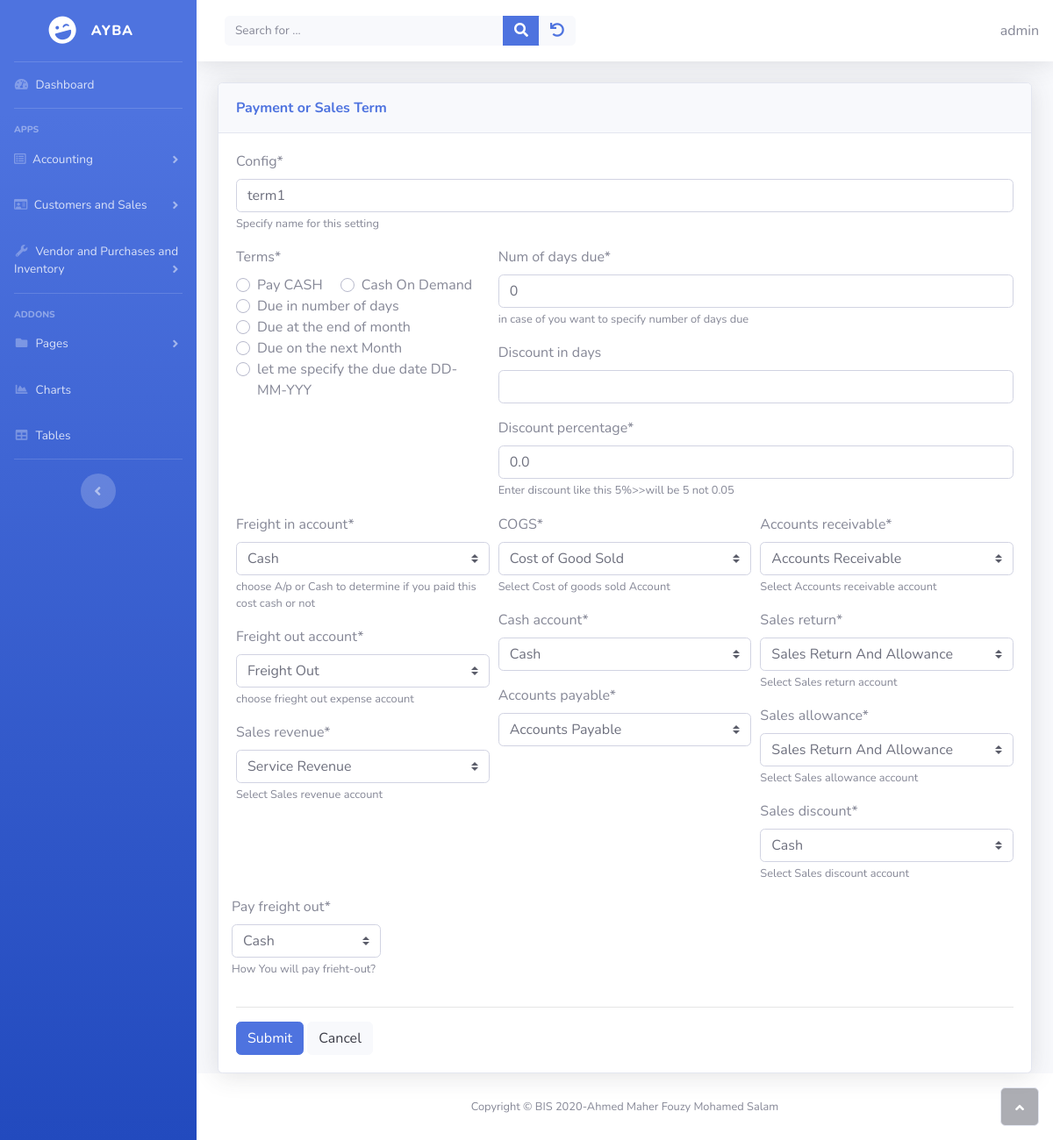
Page /inventory/update_term/1 (signed in) on the committed database.
### inventory/models.py (models this page shows, shortened)
class PaymentSalesTerm(models.Model):
    class Term(models.IntegerChoices):
        CASH = 0 , _("Pay CASH")
        ON_DEMAND = 1 , _("Cash On Demand")
        DAYS = 2, _("Due in number of days")
        END_OF_MONTH = 3,_("Due at the end of month")
        NEXT_MONTH = 4,_("Due on the next Month")
        OTHER = 5, _("let me specify the due date DD-MM-YYY")
    class PAY_METHOD(models.IntegerChoices):
        CASH = 1
        ACCOUNTS_PAYABLE = 2
    owner = models.ForeignKey(get_user_model(), on_delete=models.CASCADE)
    config = models.CharField(
        max_length=100,
        help_text="Specify name for this setting"
        )
    terms = models.IntegerField(choices=Term.choices , default=Term.CASH , blank=False)
    num_of_days_due = models.PositiveSmallIntegerField(
        help_text="in case of you want to specify number of days due",
        default= 0
    )
    discount_in_days = models.PositiveSmallIntegerField(
        validators=[MaxValueValidator(32)] ,
        null = True,
        blank = True,
        default = 0
    )
    discount_percentage = models.FloatField(
        help_text="Enter discount like this 5%>>will be  5 not 0.05",
        default = 0
    )
    cash_account =  models.ForeignKey('sole_proprietorship.Accounts',on_delete=models.CASCADE , related_name='payment_sales_term_cash_account')
    accounts_payable =models.ForeignKey('sole_proprietorship.Accounts',on_delete=models.CASCADE , related_name='payment_sales_term_accounts_payable_account')
    freight_in_account = models.ForeignKey('sole_proprietorship.Accounts',
                                    on_delete=models.CASCADE,
                                    related_name='freight_in_account',
                                    help_text='choose A/p or Cash to determine if you paid this cost cash or not')
    freight_out_account = models.ForeignKey('sole_proprietorship.Accounts',
        on_delete= models.CASCADE,
        help_text = 'choose frieght out expense account',
        related_name = 'freight_out_account'
    )
    pay_freight_out = models.IntegerField(choices=PAY_METHOD.choices,
        help_text = 'How You will pay frieht-out?',
    )
    COGS =  models.ForeignKey('sole_proprietorship.Accounts',
    on_delete=models.CASCADE,
    help_text='Select Cost of goods sold Account',
    related_name = 'COGS'
    )
    sales_revenue = models.ForeignKey('sole_proprietorship.Accounts',
        on_delete=models.CASCADE,
        help_text='Select Sales revenue account',
        related_name = 'sales_revenue'
    )
    accounts_receivable = models.ForeignKey('sole_proprietorship.Accounts',
        on_delete=models.CASCADE,
        help_text='Select Accounts receivable account',
        related_name = 'accounts_receivable'
    )
    sales_return = models.ForeignKey('sole_proprietorship.Accounts',
        on_delete=models.CASCADE,
        help_text='Select Sales return account',
        related_name = 'sales_return'
    )
    sales_allowance = models.ForeignKey('sole_proprietorship.Accounts',
        on_delete=models.CASCADE,
        help_text='Select Sales allowance account',
        related_name = 'sales_allowance'
    )
    sales_discount = models.ForeignKey('sole_proprietorship.Accounts',
        on_delete=models.CASCADE,
        help_text='Select Sales discount account',
        related_name = 'sales_discount'
    )

### inventory/views.py (the view)
# urls.py: path('update_term/<int:pk>' , views.UpdateTermView.as_view(success_url=reverse_lazy('inventory:list_term')) , name="update_term" ),
class UpdateTermView(FormKwargsMixin, OwnerUpdateView):
    model = PaymentSalesTerm
    form_class  = PaymentSalesTermForm
    template_name = "inventory/term_form.html"

### home/owner.py (called while the page is built)
    def get_queryset(self):
        qs = super(OwnerUpdateView, self).get_queryset()
        return qs.filter(owner=self.request.user)

### inventory/views.py (called while the page is built)
    def get_form_kwargs(self):
        kwargs = super().get_form_kwargs()
        kwargs.update({"owner":self.request.user})
        return kwargs

### sole_proprietorship/models.py (called while the page is built)
    def __str__(self):
        return self.account

### inventory/templates/inventory/term_form.html
{% extends 'home/form.html' %}
{% block cardheader %} Payment or Sales Term {% endblock %}
{% block formblock %}
    {% load crispy_forms_tags %}
    {% crispy form %}
{% endblock %}

### home/templates/home/base.html (shortened to what this page needs)
{% load static%}
<!DOCTYPE html>
<html>
<head>
    <link rel="stylesheet" href="{% static 'home/bootstrap/css/bootstrap.min.css' %}">
    <link rel="stylesheet" href="{% static 'home/css/styles.min.css' %}">
    <link rel="stylesheet" href="https://use.fontawesome.com/releases/v5.12.0/css/all.css">
</head>
<body id="page-top">
    <div id="wrapper">
       {% include 'home/sidebar.html' %}
        <div class="d-flex flex-column" id="content-wrapper">
            <div id="content">
                <nav class="navbar navbar-light navbar-expand bg-white shadow mb-4 topbar static-top">
                    <div class="container-fluid"><button class="btn btn-link d-md-none rounded-circle mr-3" id="sidebarToggleTop" type="button"></button>
                        <div class="form-inline d-none d-sm-inline-block mr-auto ml-md-3 my-2 my-md-0 mw-100 navbar-search">
                            <div class="input-group"><input id="search" class="bg-light form-control border-0 small" type="text" placeholder="Search for ..." name="search"   {% if search %} value="{{ search }}" {% endif %}>
                                <div class="input-group-append"><button id= "search-btn" class="btn btn-primary py-0" ><i class="fas fa-search"></i></button></div>
                                <div class="input-group-append"><button class="btn btn-light py-0" type="button"><a href="{% url 'projects:home' %}"><i class="fa fa-undo"></i></a></button></div>
                            </div>
                        </div>
                        <div>
                            {{ user.username }}
                        </div>
                    </div>
                </nav>
                <div class="container">
                    <div id="ajax">
                    {% block content %}{% endblock%}
                    </div>
                </div>
            </div>
            <footer class="bg-white sticky-footer">
                <div class="container my-auto">
                    <div class="text-center my-auto copyright"><span>Copyright © BIS 2020-Ahmed Maher Fouzy Mohamed Salam</span></div>
                </div>
            </footer>
        </div><a class="border rounded d-inline scroll-to-top" href="#page-top"><i class="fas fa-angle-up"></i></a></div>
</body>
</html>

### rows in the picture
PaymentSalesTerm: config "term1", num_of_days_due "0", discount_percentage "0.0", freight_in_account "Cash", freight_out_account "Freight Out", sales_revenue "Service Revenue", COGS "Cost of Good Sold", cash_account "Cash", accounts_payable "Accounts Payable", accounts_receivable "Accounts Receivable", sales_return "Sales Return And Allowance", sales_allowance "Sales Return And Allowance", sales_discount "Cash", pay_freight_out "Cash"

### other values in the picture
{{ user.username }} "admin"
